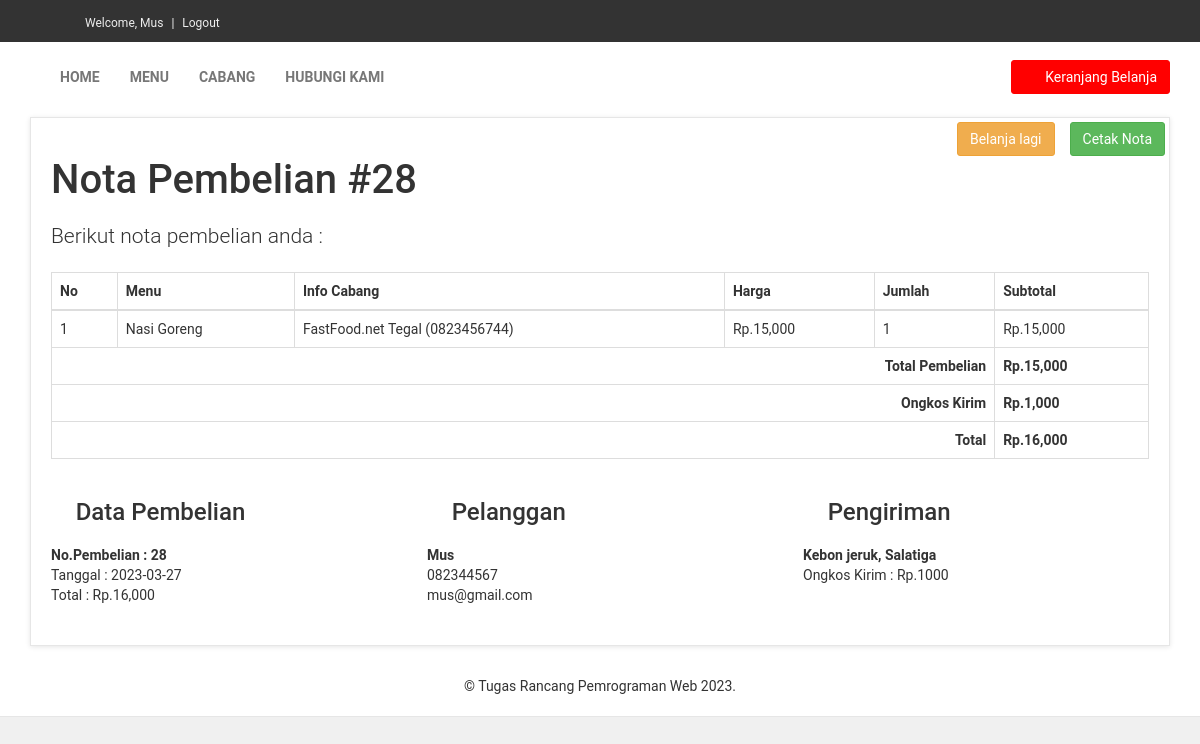
The page /nota.php?id=28 (signed in) on the database its author committed.
### tables this page shows
CREATE TABLE `pembelian_produk` (
  `id_pembelian_produk` int(11) NOT NULL,
  `jumlah` int(11) DEFAULT NULL,
  `id_pembelian` int(11) DEFAULT NULL,
  `id_produk` int(11) DEFAULT NULL
);

CREATE TABLE `produk` (
  `id_produk` int(11) NOT NULL,
  `nama_produk` varchar(100) DEFAULT NULL,
  `harga_produk` int(11) DEFAULT NULL,
  `stok` int(11) DEFAULT NULL,
  `foto_produk` varchar(100) DEFAULT NULL,
  `deskripsi_produk` text DEFAULT NULL,
  `likes` int(11) NOT NULL,
  `id_warung` int(11) DEFAULT NULL
);

CREATE TABLE `warung` (
  `id_warung` int(11) NOT NULL,
  `nama_warung` varchar(50) DEFAULT NULL,
  `alamat_warung` varchar(100) NOT NULL,
  `telepon_warung` varchar(15) NOT NULL
);

CREATE TABLE `pembelian` (
  `id_pembelian` int(11) NOT NULL,
  `tanggal_pembelian` date DEFAULT NULL,
  `jumlah_pembelian` int(11) NOT NULL,
  `ongkir` int(11) NOT NULL,
  `total_pembelian` int(11) DEFAULT NULL,
  `id_pelanggan` int(11) DEFAULT NULL
);

### nota.php (the view, shortened to what this page needs)
<?php
include 'koneksi.php';
$id=$_GET['id'];
?>
<!DOCTYPE html>
<html lang="en">
<head>
    <link href="asset/css/font-awesome.css" rel="stylesheet">
    <link href="asset/css/bootstrap.min.css" rel="stylesheet">
    <link href="asset/css/animate.min.css" rel="stylesheet">
    <link href="asset/css/style.default.css" rel="stylesheet" id="theme-stylesheet">
</head>
<body>
 <div id="top">
    <div class="container">
        <div class="col-md-6" data-animate="fadeInDown">
            <ul class="menu">
                <li><a href="profile.php">Welcome, <?php echo $_SESSION['login']['nama_pelanggan']; ?></a>
                </li>
                <li><a href="logout.php">Logout</a>
                </li>
            </ul>
        </div>
    </div>
</div>
 <div class="navbar navbar-default yamm" role="navigation" id="navbar">
    <div class="container">
            <div class="navbar-collapse collapse" id="navigation">
                <ul class="nav navbar-nav navbar-left">
                    <li><a href="index.php">Home</a>
                    </li>
                    <li> <a href="all-menu.php">Menu</a>
                    </li>
                    <li> <a href="warung.php">Cabang</a>
                    </li>
                    <li> <a href="contact.php">Hubungi kami</a>
                    </li>
                </ul>
            </div>
            <div class="navbar-buttons">
                <?php
                    if (!$_SESSION['keranjang']) {
                    ?>
                        <div class="navbar-collapse collapse right" id="basket-overview">
                            <a href="cart.php" class="btn btn-primary navbar-btn"><i class="fa fa-shopping-cart"></i><span class="hidden-sm">Keranjang Belanja</span></a>
                        </div>
                    <?php
                    }
                ?>
        </div>
    </div>
    <div id="all">
        <div id="content">
            <div class="container">
                <a href="prosescetak.php?id=<?php echo $id;?>" class="btn btn-success pull-right" style="color: #fff; text-decoration: none; margin-right: 5px; margin-top: 10px;">Cetak Nota</a>
                    <a href="all-menu.php" class="btn btn-warning pull-right" style="color: #fff; text-decoration: none; margin-right: 15px; margin-top: 10px;">Belanja lagi</a>
                <div class="col-md-13" style="margin-top: 5px;" id="nota">
                    <div class="box" id="contact">
                        <h1>Nota Pembelian #<?php echo $_GET['id']; ?></h1>
                        <p class="lead">Berikut nota pembelian anda :</p>
                        <div class="table-responsive">
                            <table class="table table-bordered">
                                <thead>
                                    <tr>
                                        <th>No</th>
                                        <th>Menu</th>
                                        <th>Info Cabang</th>
                                        <th>Harga</th>
                                        <th>Jumlah</th>
                                        <th>Subtotal</th>
                                    </tr>
                                </thead>
                                <tbody>
                                    <?php
                                        $no=1;
                                    ?>
                                    <?php $query=$conn->query("SELECT * FROM pembelian_produk JOIN produk
                                        ON pembelian_produk.id_produk=produk.id_produk JOIN warung ON produk.id_warung=warung.id_warung
                                        WHERE pembelian_produk.id_pembelian='$_GET[id]'"); ?>
                                    <?php while ( $data=$query->fetch_assoc()) {
                                        ?>
                                        <tr>
                                            <td><?php echo $no++; ?></td>
                                            <td><?php echo $data['nama_produk']; ?></td>
                                            <td><?php echo $data['nama_warung']; ?> (<?php echo $data['telepon_warung']; ?>)</td>
                                            <td>Rp.<?php echo number_format($data['harga_produk']); ?></td>
                                            <td><?php echo $data['jumlah'] ?></td>
                                            <td>Rp.<?php echo number_format($data['harga_produk']*$data['jumlah']); ?></td>
                                        </tr>
                                        <?php
                                    } ?>
                                </tbody>
                                <tfoot>
                                    <?php
                                        $query2=$conn->query("SELECT * FROM pembelian WHERE id_pembelian=$_GET[id]");
                                        $data2=$query2->fetch_assoc();
                                    ?>
                                    <tr>
                                        <th colspan="5" class="text-right">Total Pembelian</th>
                                        <th>Rp.<?php echo number_format($data2['jumlah_pembelian']); ?></th>
                                    </tr>
                                    <tr>
                                        <th colspan="5" class="text-right">Ongkos Kirim</th>
                                        <th>Rp.<?php echo number_format($data2['ongkir']); ?></th>
                                    </tr>
                                    <tr>
                                        <th colspan="5" class="text-right"><b>Total</b></th>
                                        <th><b>Rp.<?php echo number_format($data2['total_pembelian']); ?></b></th>
                                    </tr>
                                </tfoot>
                            </table>
                        </div>
                        <div class="row">
                            <div class="col-sm-4">
                                <h3><i class="fa fa-file"></i> Data Pembelian</h3>
                                <p><b>No.Pembelian : <?php echo $data2['id_pembelian']; ?></b>
                                    <br>Tanggal : <?php echo $data2['tanggal_pembelian']; ?>
                                    <br>Total : Rp.<?php echo number_format($data2['total_pembelian']); ?>
                                </p>
                            </div>
                            <div class="col-sm-4">
                                <h3><i class="fa fa-user"></i> Pelanggan</h3>
                                <p><strong><?php echo $_SESSION['login']['nama_pelanggan']; ?></strong><br>
                                    <?php echo $_SESSION['login']['telepon_pelanggan']; ?><br>
                                    <?php echo $_SESSION['login']['email_pelanggan']; ?>
                                </p>
                            </div>
                            <div class="col-sm-4">
                                <h3><i class="fa fa-road"></i> Pengiriman</h3>
                                <p><b> <?php echo $_SESSION['login']['alamat_pelanggan']; ?></b>
                                    <br>Ongkos Kirim : Rp.<?php echo $data2['ongkir']; ?>
                                </p>
                            </div>
                        </div>
                    </div>
                </div>
            </div>
        </div>
</div>
<div class="footer">
		<center><p>&copy; Tugas Rancang Pemrograman Web 2023.</p></center>
</div>
</body>
</html>

### asset/css/style.default.css (style rules this page uses)
a, button { -webkit-transition: all 0.2s ease-out; -moz-transition: all 0.2s ease-out; transition: all 0.2s ease-out; }
a i.fa, button i.fa { margin: 0 5px; }
p.lead { font-weight: 300; }
h1 { font-weight: 700; font-size: 40px; }
#top { background: #333; padding: 10px 0; }
#top a { color: #fff; }
#top ul.menu { padding-top: 5px; float: left; margin: 0; text-align: right; font-size: 12px; list-style: none; }
#top ul.menu > li { display: inline-block; }
#top ul.menu > li a { color: #eeeeee; }
#top ul.menu > li + li:before { content: "|\00a0"; padding: 0 5px; color: #f7f7f7; }
.navbar ul.nav > li > a { text-transform: uppercase; font-weight: bold; }
.navbar #basket-overview { padding: 0; }
.box { background: #fff; margin: 0 0 30px; border: solid 1px #e6e6e6; -webkit-box-sizing: border-box; -moz-box-sizing: border-box; box-sizing: border-box; padding: 20px; -webkit-box-shadow: 0 1px 5px rgba(0, 0, 0, 0.1); box-shadow: 0 1px 5px rgba(0, 0, 0, 0.1); }
.yamm .nav, .yamm .collapse, .yamm .dropup, .yamm .dropdown { position: static; }
.yamm .container { position: relative; }
.nav { margin-bottom: 0; padding-left: 0; list-style: none; }
.nav > li > a { padding: 10px 15px; }
.navbar { font-family: "Roboto", Helvetica, Arial, sans-serif; min-height: 70px; margin-bottom: 30px; border: none; border-bottom: 1px solid transparent; }
@media (min-width: 768px) { .navbar { border-radius: 0; } }
.navbar-collapse { max-height: 340px; overflow-x: visible; padding-right: 15px; padding-left: 15px; }
@media (min-width: 768px) { .navbar-collapse { float: left; width: auto; border-top: 0; box-shadow: none; } }
@media (min-width: 768px) { .navbar-collapse.collapse { display: block !important; height: auto !important; padding-bottom: 0; overflow: visible !important; } }
@media (min-width: 768px) { .navbar-collapse.right { float: right; } }
.container > .navbar-header, .container-fluid > .navbar-header, .container > .navbar-collapse, .container-fluid > .navbar-collapse { margin-right: -15px; margin-left: -15px; }
@media (min-width: 768px) { .container > .navbar-header, .container-fluid > .navbar-header, .container > .navbar-collapse, .container-fluid > .navbar-collapse { margin-right: 0; margin-left: 0; } }
.navbar-nav { margin: 12.5px -15px; }
.navbar-nav > li > a { padding-top: 10px; padding-bottom: 10px; line-height: 20px; }
@media (min-width: 768px) { .navbar-nav { float: left; margin: 0; } }
@media (min-width: 768px) { .navbar-nav > li { float: left; } }
@media (min-width: 768px) { .navbar-nav > li > a { padding-top: 25px; padding-bottom: 25px; } }
.navbar-btn { margin-top: 18px; margin-bottom: 18px; }
.navbar-default { background-color: #ffffff; border-bottom-color: #e6e6e6; }
.navbar-default .navbar-nav > li > a { color: #777777; }
.navbar-default .navbar-collapse { border-color: #e6e6e6; }
body { font-family: "Roboto", Helvetica, Arial, sans-serif; font-size: 14px; line-height: 1.42857143; color: #333333; background-color: #f0f0f0; }
a { color: red; text-decoration: none; }
.btn { font-weight: normal; font-family: "Roboto", Helvetica, Arial, sans-serif; padding: 6px 12px; font-size: 14px; line-height: 1.42857143; border-radius: 3px; }
.btn-primary { color: #ffffff; background-color: red; border-color: red; }
h1, h2, h3, h4, h5, h6, .h1, .h2, .h3, .h4, .h5, .h6 { font-family: inherit; font-weight: 500; line-height: 1.1; color: inherit; }
h1, .h1, h2, .h2, h3, .h3 { margin-top: 20px; margin-bottom: 20px; }
p, ul, ol { margin: 0 0 20px; }
.lead { margin-bottom: 20px; font-size: 16px; }
@media (min-width: 768px) { .lead { font-size: 21px; } }

### rows shown on the page
pembelian_produk: id_produk.nama_produk "Nasi Goreng", warung.nama_warung "FastFood.net Tegal", warung.telepon_warung "0823456744", id_produk.harga_produk "15,000", jumlah "1", $data['harga_produk']*$data['jumlah'] "15,000"
pembelian: jumlah_pembelian "15,000", ongkir "1,000", total_pembelian "16,000", id_pembelian "28", tanggal_pembelian "2023-03-27", ongkir "1000"

### other values the page prints
$_SESSION['login']['nama_pelanggan'] "Mus"
$_GET['id'] "28"
$_SESSION['login']['telepon_pelanggan'] "082344567"
$_SESSION['login']['email_pelanggan'] "mus@gmail.com"
$_SESSION['login']['alamat_pelanggan'] "Kebon jeruk, Salatiga"
